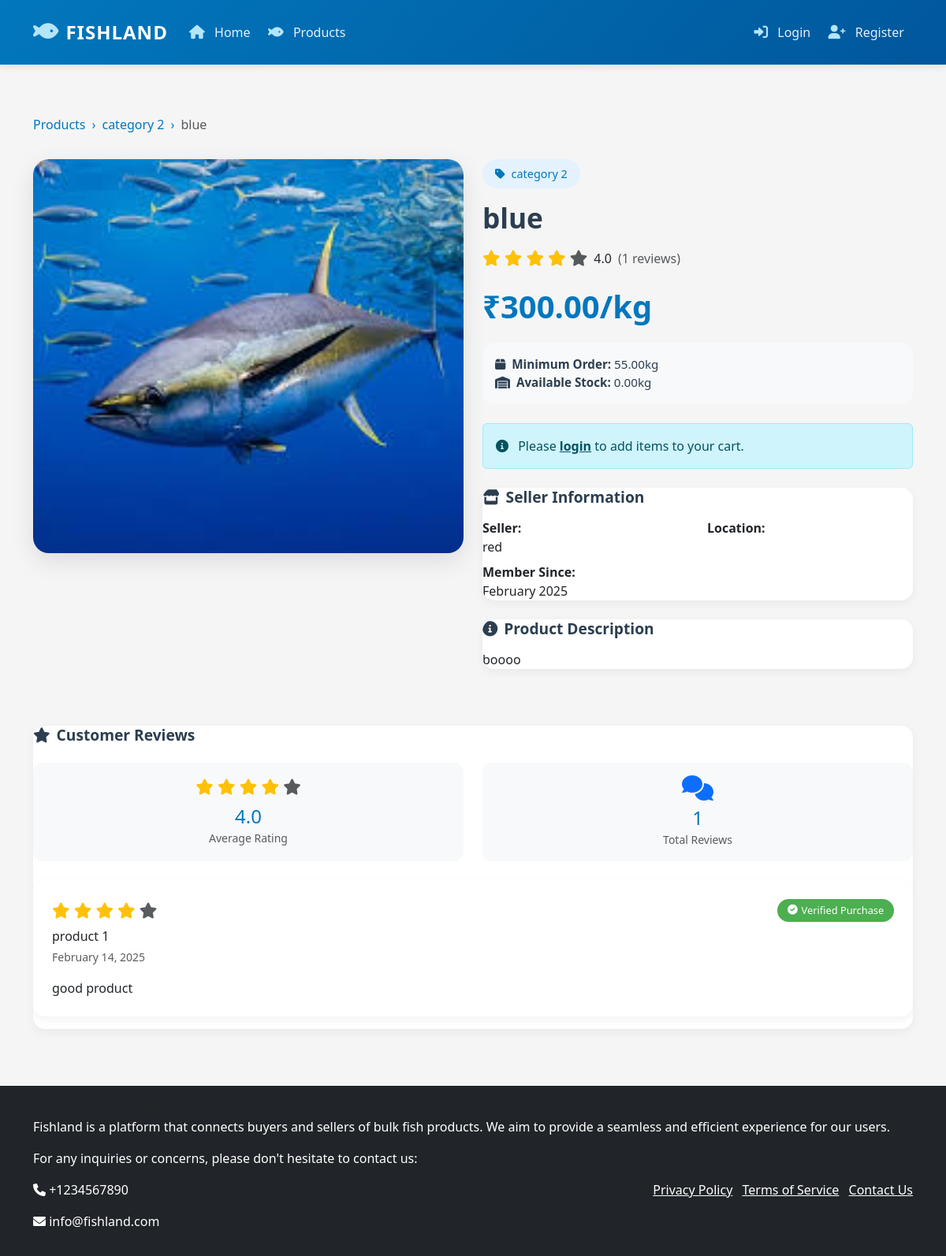
The app's page /products/5/ with its own data.
### products/models.py (models this page shows, shortened)
class Product(models.Model):
    seller = models.ForeignKey(settings.AUTH_USER_MODEL, on_delete=models.CASCADE)
    category = models.ForeignKey(Category, on_delete=models.SET_NULL, null=True)
    name = models.CharField(max_length=200)
    description = models.TextField()
    price_per_kg = models.DecimalField(max_digits=10, decimal_places=2)
    minimum_order_quantity = models.DecimalField(
        max_digits=10,
        decimal_places=2,
        validators=[MinValueValidator(0.01)]
    )
    stock_quantity = models.DecimalField(
        max_digits=10,
        decimal_places=2,
        validators=[MinValueValidator(0.0)]
    )
    image = models.ImageField(upload_to='product_images/')
    is_available = models.BooleanField(default=True)
    is_approved = models.BooleanField(default=False)
    created_at = models.DateTimeField(auto_now_add=True)
    updated_at = models.DateTimeField(auto_now=True)

class Category(models.Model):
    name = models.CharField(max_length=100)
    description = models.TextField(blank=True)
    image = models.ImageField(upload_to='category_images/', blank=True)
    class Meta:
        verbose_name_plural = 'Categories'

### accounts/models.py (models this page shows, shortened)
class User(AbstractUser):
    class Role(models.TextChoices):
        ADMIN = 'ADMIN', 'Admin'
        SELLER = 'SELLER', 'Seller'
        BUYER = 'BUYER', 'Buyer'
        DELIVERY_BOY = 'DELIVERY_BOY', 'Delivery Boy'
    email = models.EmailField(_('email address'), unique=True)
    role = models.CharField(max_length=15, choices=Role.choices, default=Role.BUYER)
    phone = PhoneNumberField(blank=True)  # Renamed from phone_number
    profile_picture = models.ImageField(upload_to=get_profile_image_path, blank=True, null=True)
    company_name = models.CharField(max_length=100, blank=True)
    address = models.TextField(blank=True)
    gst_number = models.CharField(max_length=15, blank=True)
    is_verified = models.BooleanField(default=False)
    is_deleted = models.BooleanField(default=False)
    USERNAME_FIELD = 'email'
    REQUIRED_FIELDS = ['username']

### orders/models.py (models this page shows, shortened)
class OrderReview(models.Model):
    order = models.OneToOneField(Order, on_delete=models.CASCADE, related_name='review')
    user = models.ForeignKey(settings.AUTH_USER_MODEL, on_delete=models.CASCADE, related_name='order_reviews')
    rating = models.PositiveIntegerField()
    comment = models.TextField()
    created_at = models.DateTimeField(auto_now_add=True)
    updated_at = models.DateTimeField(auto_now=True)
    class Meta:
        ordering = ['-created_at']

### products/views.py (the view, shortened to what this page needs)
# urls.py: path('products/<int:product_id>/', views.product_detail, name='product_detail'),
def product_detail(request, product_id):
    product = get_object_or_404(Product, id=product_id, is_approved=True)
    order_items = OrderItem.objects.filter(
        product=product,
        order__status='DELIVERED'
    ).select_related('order__review', 'order__user')
    reviews = []
    for item in order_items:
        if hasattr(item.order, 'review'):
            review = item.order.review
            reviews.append({
                'rating': review.rating,
                'comment': review.comment,
                'user': review.user,
                'created_at': review.created_at,
                'order': item.order
            })
    if reviews:
        avg_rating = sum(review['rating'] for review in reviews) / len(reviews)
    else:
        avg_rating = None
    can_review = False
    reviews.sort(key=lambda x: x['created_at'], reverse=True)
    related_products = Product.objects.filter(
        category=product.category,
        is_approved=True,
        is_available=True
    ).exclude(id=product.id)[:4]
    context = {
        'product': product,
        'reviews': reviews,
        'avg_rating': avg_rating,
        'review_count': len(reviews),
        'can_review': can_review,
        'related_products': related_products
    }
    return render(request, 'products/product_detail.html', context)

### templates/products/product_detail.html (shortened to what this page needs)
{% extends 'base.html' %}
{% load static %}
{% block content %}
<div class="container py-5">
    <nav aria-label="breadcrumb" class="custom-breadcrumb">
        <ol class="breadcrumb">
            <li class="breadcrumb-item"><a href="{% url 'products:product_list' %}">Products</a></li>
            <li class="breadcrumb-item"><a href="{% url 'products:product_list' %}?category={{ product.category.id }}">{{ product.category.name }}</a></li>
            <li class="breadcrumb-item active">{{ product.name }}</li>
        </ol>
    </nav>
    <div class="row g-4">
        <div class="col-lg-6">
            <div class="product-gallery">
                <img src="{{ product.image.url }}" alt="{{ product.name }}" class="img-fluid">
            </div>
        </div>
        <div class="col-lg-6">
            <span class="category-badge">
                <i class="fas fa-tag me-2"></i>{{ product.category.name }}
            </span>
            <h1 class="product-title">{{ product.name }}</h1>
            {% if avg_rating %}
            <div class="d-flex align-items-center gap-2 mb-3">
                <div class="star-rating">
                    {% for i in "12345"|make_list %}
                    <i class="fas fa-star {% if forloop.counter <= avg_rating %}text-warning{% else %}text-muted{% endif %}"></i>
                    {% endfor %}
                </div>
                <span class="text-dark fw-500">{{ avg_rating|floatformat:1 }}</span>
                <span class="text-muted">({{ review_count }} reviews)</span>
            </div>
            {% endif %}
            <div class="price-tag">₹{{ product.price_per_kg }}/kg</div>
            <div class="stock-info">
                <p><i class="fas fa-box me-2"></i><strong>Minimum Order:</strong> {{ product.minimum_order_quantity }}kg</p>
                <p><i class="fas fa-warehouse me-2"></i><strong>Available Stock:</strong> {{ product.stock_quantity }}kg</p>
            </div>
            {% if user.is_authenticated %}
                {% if product.is_available and product.stock_quantity > 0 %}
                <form id="add-to-cart-form" class="mt-4">
                    {% csrf_token %}
                    <div class="mb-3">
                        <label for="quantity" class="form-label fw-bold">Quantity (kg)</label>
                        <input type="number" class="form-control quantity-input" id="quantity" name="quantity"
                               min="{{ product.minimum_order_quantity }}"
                               max="{{ product.stock_quantity }}"
                               step="0.5"
                               value="{{ product.minimum_order_quantity }}"
                               required>
                        <small class="text-muted d-block mt-2">
                            <i class="fas fa-info-circle me-1"></i>
                            Minimum: {{ product.minimum_order_quantity }}kg | Available: {{ product.stock_quantity }}kg
                        </small>
                    </div>
                    <button type="submit" class="btn btn-primary add-to-cart-btn w-100" id="add-to-cart-btn">
                        <i class="fas fa-cart-plus me-2"></i>Add to Cart
                    </button>
                </form>
                <div id="cart-message" class="alert mt-3" style="display: none;"></div>
                {% else %}
                <div class="alert alert-warning mt-4">
                    <i class="fas fa-exclamation-triangle me-2"></i>
                    {% if not product.is_available %}
                    This product is currently unavailable.
                    {% else %}
                    Out of stock.
                    {% endif %}
                </div>
                {% endif %}
            {% else %}
                <div class="alert alert-info mt-4">
                    <i class="fas fa-info-circle me-2"></i>
                    Please <a href="{% url 'account_login' %}" class="alert-link">login</a> to add items to your cart.
                </div>
            {% endif %}
            <div class="info-card mt-4">
                <div class="card-body">
                    <h5 class="card-title"><i class="fas fa-store me-2"></i>Seller Information</h5>
                    <div class="row">
                        <div class="col-md-6">
                            <p class="mb-2">
                                <strong>Seller:</strong><br>
                                {{ product.seller.company_name }}
                            </p>
                        </div>
                        <div class="col-md-6">
                            <p class="mb-2">
                                <strong>Location:</strong><br>
                            </p>
                        </div>
                        <div class="col-12">
                            <p class="mb-0">
                                <strong>Member Since:</strong><br>
                                {{ product.seller.date_joined|date:"F Y" }}
                            </p>
                        </div>
                    </div>
                </div>
            </div>
            <div class="info-card">
                <div class="card-body">
                    <h5 class="card-title"><i class="fas fa-info-circle me-2"></i>Product Description</h5>
                    <p class="card-text">{{ product.description }}</p>
                </div>
            </div>
        </div>
    </div>
    <div class="row mt-5">
        <div class="col-12">
            <div class="info-card">
                <div class="card-body">
                    <div class="d-flex justify-content-between align-items-center mb-4">
                        <h5 class="card-title mb-0"><i class="fas fa-star me-2"></i>Customer Reviews</h5>
                    </div>
                    {% if avg_rating %}
                    <div class="review-stats">
                        <div class="stat-box">
                            <div class="star-rating mb-2">
                                {% for i in "12345"|make_list %}
                                <i class="fas fa-star {% if forloop.counter <= avg_rating %}text-warning{% else %}text-muted{% endif %}"></i>
                                {% endfor %}
                            </div>
                            <h4>{{ avg_rating|floatformat:1 }}</h4>
                            <small class="text-muted">Average Rating</small>
                        </div>
                        <div class="stat-box">
                            <i class="fas fa-comments fa-2x mb-2 text-primary"></i>
                            <h4>{{ review_count }}</h4>
                            <small class="text-muted">Total Reviews</small>
                        </div>
                    </div>
                    {% endif %}
                    {% if reviews %}
                    <div class="reviews-list">
                        {% for review in reviews %}
                        <div class="review-card">
                            <div class="d-flex justify-content-between align-items-start mb-3">
                                <div>
                                    <div class="star-rating mb-2">
                                        {% for i in "12345"|make_list %}
                                        <i class="fas fa-star {% if forloop.counter <= review.rating %}text-warning{% else %}text-muted{% endif %}"></i>
                                        {% endfor %}
                                    </div>
                                    <h6 class="mb-1">{{ review.user.get_full_name|default:review.user.email }}</h6>
                                    <small class="text-muted">{{ review.created_at|date:"F d, Y" }}</small>
                                </div>
                                <span class="verified-badge">
                                    <i class="fas fa-check-circle"></i>
                                    Verified Purchase
                                </span>
                            </div>
                            <p class="mb-0">{{ review.comment }}</p>
                        </div>
                        {% endfor %}
                    </div>
                    {% else %}
                    <div class="text-center py-4">
                        <i class="fas fa-comment-alt fa-3x text-muted mb-3"></i>
                        <h5 class="text-muted">No Reviews Yet</h5>
                        <p class="mb-0">Be the first to review this product</p>
                    </div>
                    {% endif %}
                </div>
            </div>
        </div>
    </div>
</div>
{% endblock %}

### templates/products/product_detail.html (style rules this page uses)
.product-gallery { border-radius: 20px; overflow: hidden; box-shadow: 0 10px 30px rgba(0, 0, 0, 0.1); background: white; position: sticky; top: 20px; }
.product-gallery img { width: 100%; height: 500px; object-fit: cover; transition: transform 0.3s ease; }
.product-title { font-size: 2.2rem; font-weight: 700; color: #2c3e50; margin-bottom: 1rem; }
.category-badge { background: #e3f2fd; color: #0277bd; padding: 0.5rem 1rem; border-radius: 25px; font-size: 0.9rem; font-weight: 500; display: inline-block; margin-bottom: 1rem; }
.price-tag { font-size: 2.5rem; font-weight: 700; color: #0277bd; margin: 1rem 0; }
.stock-info { background: #f8f9fa; padding: 1rem; border-radius: 15px; margin: 1rem 0; }
.stock-info p { margin: 0; color: #2c3e50; font-size: 0.95rem; }
.info-card { background: white; border-radius: 15px; border: none; box-shadow: 0 4px 12px rgba(0, 0, 0, 0.05); margin-bottom: 1.5rem; overflow: hidden; }
.info-card .card-title { color: #2c3e50; font-weight: 600; font-size: 1.2rem; margin-bottom: 1rem; }
.review-card { background: white; border-radius: 15px; padding: 1.5rem; margin-bottom: 1rem; box-shadow: 0 4px 12px rgba(0, 0, 0, 0.05); }
.star-rating { font-size: 1.25rem; color: #ffc107; }
.review-stats { display: grid; grid-template-columns: repeat(auto-fit, minmax(150px, 1fr)); gap: 1.5rem; margin: 1.5rem 0; }
.stat-box { background: #f8f9fa; padding: 1rem; border-radius: 12px; text-align: center; }
.stat-box h4 { color: #0277bd; margin: 0; }
.verified-badge { background: #4caf50; color: white; padding: 0.3rem 0.8rem; border-radius: 20px; font-size: 0.8rem; display: inline-flex; align-items: center; gap: 0.3rem; }
.custom-breadcrumb { background: transparent; padding: 1rem 0; }
.custom-breadcrumb .breadcrumb-item + .breadcrumb-item::before { content: "›"; color: #0277bd; }
.custom-breadcrumb a { color: #0277bd; text-decoration: none; transition: color 0.3s ease; }

### templates/base.html (style rules this page uses)
:root { --primary-color: #e53935; --secondary-color: #ffcdd2; --dark-color: #212121; --light-color: #f5f5f5; }
body { background-color: var(--light-color); }

### records on screen
Product: category.name "category 2", name "blue", image (picture), price_per_kg "300.00", minimum_order_quantity "55.00", stock_quantity "0.00", seller.company_name "red", seller.date_joined "February 2025", description "boooo"
User: user.get_full_name "product 1", created_at "February 14, 2025", comment "good product"

### other values on screen
{{ avg_rating|floatformat:1 }} "4.0"
{{ review_count }} "1"
